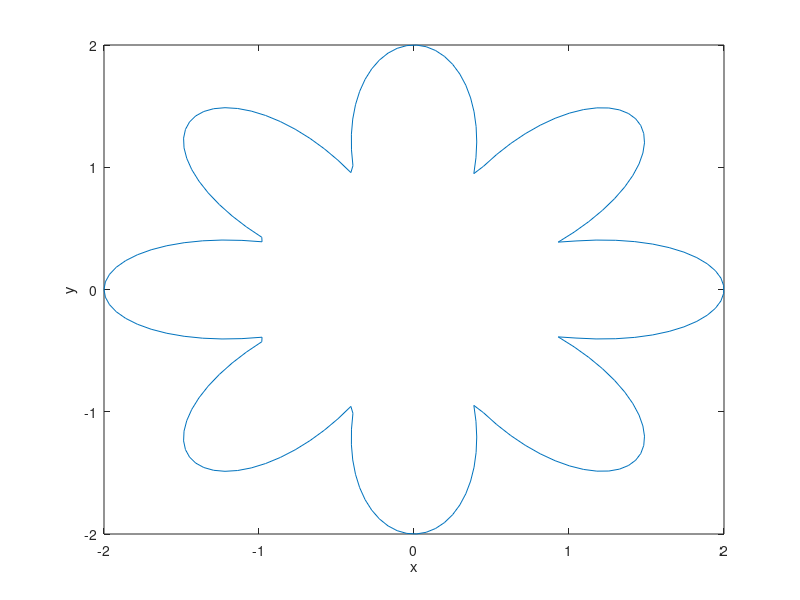

MATLAB code for this plot:
a=1; n=4;
x = @(t) (a+abs(cos(n*t))) .* cos(t);
y = @(t) (a+abs(cos(n*t))) .* sin(t);

t = linspace(-pi, pi, 200);
plot(x(t), y(t));

xlabel('x')
ylabel('y')